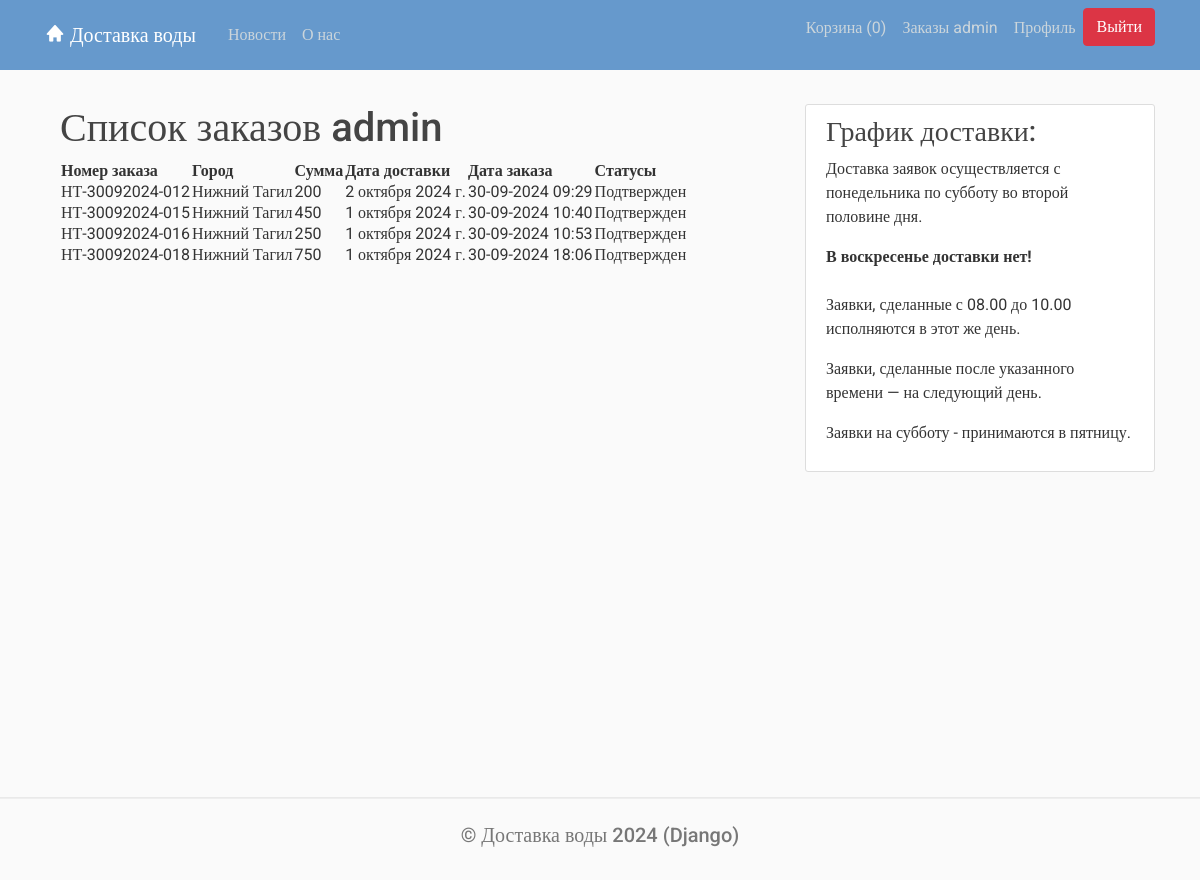
/catalog/ (signed in), run on the app's committed database.
### delivery/models.py (models this page shows, shortened)
class Order(models.Model):
    user = models.ForeignKey(User, on_delete=models.CASCADE)  # пользователь
    city = models.ForeignKey(City, on_delete=models.CASCADE)  # город
    customer_name = models.CharField(max_length=100)  # получатель заказа
    address = models.CharField(max_length=100)  # адрес доставки
    customer_email = models.EmailField(max_length=100)  # email получателя
    phone = models.CharField(max_length=100)  # телефон
    items = models.TextField()  # список товаров заказа
    total_price = models.PositiveIntegerField()  # сумма заказа
    delivery_date = models.DateField()  # дата доставки
    is_new = models.BooleanField(default=True)  # новый
    created_date = models.DateTimeField(auto_now_add=True)  # дата создания заказа
    is_confirmed = models.BooleanField(default=False)  # подтверждён
    confirmation_date = models.DateTimeField(null=True, blank=True)  # дата подтверждения заказа
    is_delivered = models.BooleanField(default=False)  # доставлен
    is_delivered_time = models.TimeField(null=True, blank=True)  # время доставки
    is_canceled = models.BooleanField(default=False)  # отменён
    order_number = models.CharField(max_length=20, unique=True, editable=False)  # номер заказа

class City(models.Model):
    name = models.CharField(max_length=100, unique=True)
    abbreviation = models.CharField(max_length=10)

### delivery/views.py (the view)
# urls.py: path('catalog/', views.order_list, name='delivery-catalog'),
@login_required
def order_list(request):
    cart_items_count = request.session.get('cart_items_count', 0)  # Количество товаров в корзине
    orders = Order.objects.filter(user=request.user)
    context = {
        'title': 'Заказы',
        'orders': orders,
        'cart_items_count': cart_items_count,
    }
    return render(request, 'delivery/orders.html', context)

### templates/delivery/orders.html (shortened to what this page needs)
﻿{% extends "delivery/main.html" %}
{% block content %}
    <div class="container">
        <h1>Список заказов {{ user.username }}</h1>
        {% if user.is_authenticated %}
            <table>
                <thead>
                    <tr>
                        <th>Номер заказа</th>
                        <th>Город</th>
                        <th>Сумма</th>
                        <th>Дата доставки</th>
                        <th>Дата заказа</th>
                        <th>Статусы</th>
                    </tr>
                </thead>
                <tbody>
                    {% for order in orders %}
                         <tr>
                            <td>{{ order.order_number }}</td>
                            <td>{{ order.city.name }}</td>
                            <td>{{ order.total_price }}</td>
                            <td>{{ order.delivery_date}}</td>
                            <td>{{ order.created_date|date:"d-m-Y H:i" }}</td>
                            <td>{% if order.is_new %}Новый{% endif %}
                                {% if order.is_confirmed %}Подтвержден{% endif %}
                            </td>
                        </tr>
                    {% empty %}
                        <tr>
                            <td colspan="6">Здесь нет заказов.</td>
                        </tr>
                    {% endfor %}
                </tbody>
            </table>
        {% else %}
            <p>Чтобы просмотреть свои заказы, вам необходимо <a href="{% url 'registration' %}">зарегистрироваться</a>.</p>
        {% endif %}
    </div>
 {% endblock %}

### templates/delivery/main.html (shortened to what this page needs)
﻿<!DOCTYPE html>
{% load static %}
<html>
<head>
    <link rel="stylesheet" href="https://maxcdn.bootstrapcdn.com/bootstrap/4.0.0/css/bootstrap.min.css"
>
    <link href='https://unpkg.com/boxicons@2.1.2/css/boxicons.min.css' rel='stylesheet'>
    <link rel="stylesheet" type="text/css" href="{% static 'css/styles.css' %}">
</head>
<body>
<header class="site-header">
    <nav class="navbar navbar-expand-md navbar-dark bg-blue fixed-top">
        <div class="container">
            <a class="navbar-brand mr-4" href="{% url 'delivery-home' %}"><i class='bx bxs-home bx-tada-hover'></i>
                Доставка воды</a>
            <div class="collapse navbar-collapse" id="navbarToggle">
                <div class="navbar-nav mr-auto">
                    <a class="nav-item nav-link" href="{% url 'delivery-news' %}">Новости</a>
                    <a class="nav-item nav-link" href="{% url 'delivery-about' %}">О нас</a>
                </div>
                <div class="navbar-nav">
                    <a class="nav-item nav-link" href="{% url 'cart_view' %}">
                        Корзина
                        {% if cart_items_count > 0 %}
                            (<span id="cart-count" >{{ cart_items_count }}</span>)
                        {% else %}
                            (0)
                        {% endif %}
                    </a>
                    {% if user.is_authenticated %}
                    <a class="nav-item nav-link" href="{% url 'delivery-order' %}">Заказы {{user.username}}</a>
                    <a class="nav-item nav-link" href="{% url 'profile' %}">Профиль</a>
                        <form action="{% url 'logout' %}" method="post">
                            <button type="submit" class="btn btn-danger">Выйти</button>
                        </form>
                    {% else %}
                    <a class="nav-item nav-link" href="{% url 'login' %}">Вход</a>
                    <a class="nav-item nav-link" href="{% url 'register' %}">Регистрация</a>
                    {% endif %}
                </div>
            </div>
        </div>
    </nav>
</header>
<main role="main" class="container">
    <div class="row">
        <div class="col-md-8">
            {% block content %}{% endblock %}
        </div>
        <div class="col-md-4">
             <div class="content-section">
           <h3>График доставки:</h3>
            <p>Доставка заявок осуществляется с понедельника по субботу во второй половине дня. </p>
            <strong>В воскресенье доставки нет! </strong>
            <br><br>
            <p>Заявки, сделанные с 08.00 до 10.00 исполняются в этот же день. <br></p>
            <p>Заявки, сделанные после указанного времени — на следующий день. <br> </p>
            <p>Заявки на субботу - принимаются в пятницу.</p>
          </div>
        </div>
    </div>
</main>
<footer class="text-center bg-grey">
    <h5><a href="{% url 'delivery-home' %}">© Доставка воды 2024 (Django)</a></h5>
</footer>
</body>
</html>

### static/css/styles.css (style rules this page uses)
body, html { width:100%; height:100% }
body { margin:0; padding:0; background: #fafafa; color: #333333; margin-top: 5rem; font-family:Roboto; }
h1, h2, h3, h4, h5, h6 { color: #444444; }
.bg-blue { background-color: #6699cc; }
.site-header .navbar-nav .nav-link { color: #cbd5db; }
.content-section { background: #ffffff; padding: 10px 20px; border: 1px solid #dddddd; border-radius: 3px; margin-bottom: 20px; }
footer { position: sticky!important; top: 100%; padding-top:25px; padding-bottom:25px; border-top:1px solid #ddd; }
footer a { color:#777 }

### data on the page
Order: order_number "НТ-30092024-012", city.name "Нижний Тагил", total_price "200", delivery_date "2 октября 2024 г.", created_date "30-09-2024 09:29", is_confirmed "Подтвержден"
Order: order_number "НТ-30092024-015", city.name "Нижний Тагил", total_price "450", delivery_date "1 октября 2024 г.", created_date "30-09-2024 10:40", is_confirmed "Подтвержден"
Order: order_number "НТ-30092024-016", city.name "Нижний Тагил", total_price "250", delivery_date "1 октября 2024 г.", created_date "30-09-2024 10:53", is_confirmed "Подтвержден"
Order: order_number "НТ-30092024-018", city.name "Нижний Тагил", total_price "750", delivery_date "1 октября 2024 г.", created_date "30-09-2024 18:06", is_confirmed "Подтвержден"

### other printed values
{{ user.username }} "admin"
